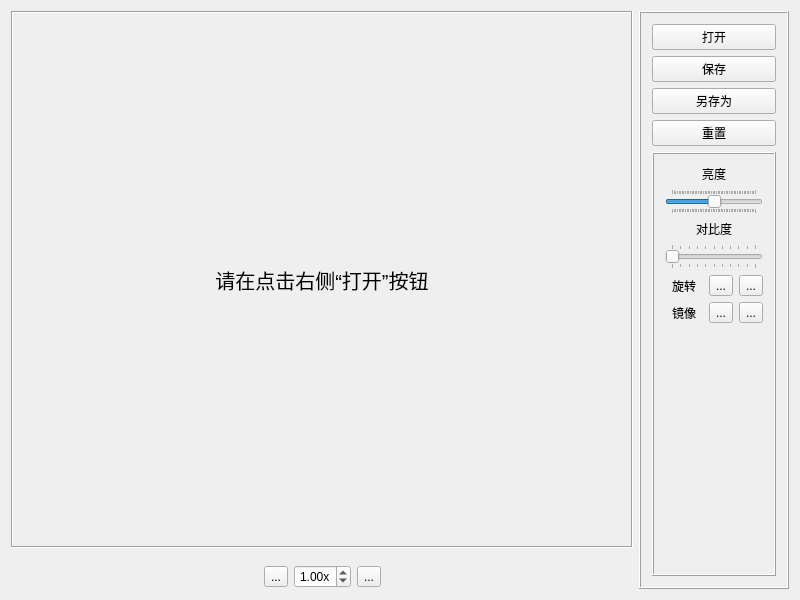
<?xml version="1.0" encoding="UTF-8"?>
<ui version="4.0">
 <class>MainWindow</class>
 <widget class="QMainWindow" name="MainWindow">
  <property name="geometry">
   <rect>
    <x>0</x>
    <y>0</y>
    <width>800</width>
    <height>600</height>
   </rect>
  </property>
  <property name="minimumSize">
   <size>
    <width>800</width>
    <height>600</height>
   </size>
  </property>
  <property name="windowTitle">
   <string>MainWindow</string>
  </property>
  <widget class="QWidget" name="centralWidget">
   <layout class="QHBoxLayout" name="horizontalLayout" stretch="3,1">
    <item>
     <layout class="QVBoxLayout" name="verticalLayoutImage">
      <property name="leftMargin">
       <number>0</number>
      </property>
      <item>
       <widget class="QScrollArea" name="scrollArea">
        <property name="frameShape">
         <enum>QFrame::Box</enum>
        </property>
        <property name="widgetResizable">
         <bool>true</bool>
        </property>
        <widget class="QWidget" name="scrollAreaWidgetContents">
         <property name="geometry">
          <rect>
           <x>0</x>
           <y>0</y>
           <width>615</width>
           <height>528</height>
          </rect>
         </property>
         <layout class="QGridLayout" name="gridLayout_3">
          <item row="0" column="0">
           <widget class="QLabel" name="labelImage">
            <property name="styleSheet">
             <string notr="true">font-size: 20px;
font-family: &quot;微软雅黑&quot;;</string>
            </property>
            <property name="text">
             <string>请在点击右侧“打开”按钮</string>
            </property>
            <property name="alignment">
             <set>Qt::AlignCenter</set>
            </property>
           </widget>
          </item>
         </layout>
        </widget>
       </widget>
      </item>
      <item>
       <widget class="QWidget" name="widgetZoom" native="true">
        <layout class="QHBoxLayout" name="horizontalLayout_3">
         <property name="bottomMargin">
          <number>1</number>
         </property>
         <item>
          <spacer name="horizontalSpacer_3">
           <property name="orientation">
            <enum>Qt::Horizontal</enum>
           </property>
           <property name="sizeHint" stdset="0">
            <size>
             <width>40</width>
             <height>20</height>
            </size>
           </property>
          </spacer>
         </item>
         <item>
          <widget class="QToolButton" name="toolButtonZoomOut">
           <property name="text">
            <string>...</string>
           </property>
          </widget>
         </item>
         <item>
          <widget class="QDoubleSpinBox" name="doubleSpinBoxZoom">
           <property name="alignment">
            <set>Qt::AlignCenter</set>
           </property>
           <property name="suffix">
            <string>x</string>
           </property>
           <property name="decimals">
            <number>2</number>
           </property>
           <property name="minimum">
            <double>0.010000000000000</double>
           </property>
           <property name="maximum">
            <double>3.000000000000000</double>
           </property>
           <property name="singleStep">
            <double>0.010000000000000</double>
           </property>
           <property name="value">
            <double>1.000000000000000</double>
           </property>
          </widget>
         </item>
         <item>
          <widget class="QToolButton" name="toolButtonZoomIn">
           <property name="text">
            <string>...</string>
           </property>
          </widget>
         </item>
         <item>
          <spacer name="horizontalSpacer_4">
           <property name="orientation">
            <enum>Qt::Horizontal</enum>
           </property>
           <property name="sizeHint" stdset="0">
            <size>
             <width>40</width>
             <height>20</height>
            </size>
           </property>
          </spacer>
         </item>
        </layout>
       </widget>
      </item>
     </layout>
    </item>
    <item>
     <widget class="QFrame" name="verticalFrameControl">
      <property name="maximumSize">
       <size>
        <width>150</width>
        <height>16777215</height>
       </size>
      </property>
      <property name="frameShape">
       <enum>QFrame::Box</enum>
      </property>
      <property name="frameShadow">
       <enum>QFrame::Raised</enum>
      </property>
      <layout class="QVBoxLayout" name="verticalLayoutControl">
       <item>
        <widget class="QPushButton" name="pushButtonOpen">
         <property name="text">
          <string>打开</string>
         </property>
        </widget>
       </item>
       <item>
        <widget class="QPushButton" name="pushButtonSave">
         <property name="text">
          <string>保存</string>
         </property>
        </widget>
       </item>
       <item>
        <widget class="QPushButton" name="pushButtonSaveAs">
         <property name="text">
          <string>另存为</string>
         </property>
        </widget>
       </item>
       <item>
        <widget class="QPushButton" name="pushButtonReset">
         <property name="text">
          <string>重置</string>
         </property>
        </widget>
       </item>
       <item>
        <widget class="QFrame" name="frameControl">
         <property name="frameShape">
          <enum>QFrame::Box</enum>
         </property>
         <property name="frameShadow">
          <enum>QFrame::Raised</enum>
         </property>
         <layout class="QGridLayout" name="gridLayout">
          <item row="3" column="0">
           <widget class="QSlider" name="horizontalSliderContrast">
            <property name="minimum">
             <number>0</number>
            </property>
            <property name="maximum">
             <number>100</number>
            </property>
            <property name="value">
             <number>0</number>
            </property>
            <property name="sliderPosition">
             <number>0</number>
            </property>
            <property name="tracking">
             <bool>true</bool>
            </property>
            <property name="orientation">
             <enum>Qt::Horizontal</enum>
            </property>
            <property name="invertedControls">
             <bool>false</bool>
            </property>
            <property name="tickPosition">
             <enum>QSlider::TicksBothSides</enum>
            </property>
           </widget>
          </item>
          <item row="1" column="0">
           <widget class="QSlider" name="horizontalSliderBrightness">
            <property name="minimum">
             <number>-255</number>
            </property>
            <property name="maximum">
             <number>255</number>
            </property>
            <property name="value">
             <number>0</number>
            </property>
            <property name="tracking">
             <bool>true</bool>
            </property>
            <property name="orientation">
             <enum>Qt::Horizontal</enum>
            </property>
            <property name="invertedAppearance">
             <bool>false</bool>
            </property>
            <property name="tickPosition">
             <enum>QSlider::TicksBothSides</enum>
            </property>
           </widget>
          </item>
          <item row="0" column="0">
           <widget class="QLabel" name="labelBrightness">
            <property name="text">
             <string>亮度</string>
            </property>
            <property name="alignment">
             <set>Qt::AlignCenter</set>
            </property>
           </widget>
          </item>
          <item row="5" column="0">
           <spacer name="verticalSpacer">
            <property name="orientation">
             <enum>Qt::Vertical</enum>
            </property>
            <property name="sizeHint" stdset="0">
             <size>
              <width>20</width>
              <height>40</height>
             </size>
            </property>
           </spacer>
          </item>
          <item row="2" column="0">
           <widget class="QLabel" name="labelContrast">
            <property name="text">
             <string>对比度</string>
            </property>
            <property name="alignment">
             <set>Qt::AlignCenter</set>
            </property>
           </widget>
          </item>
          <item row="4" column="0">
           <layout class="QGridLayout" name="gridLayout_2">
            <item row="1" column="0">
             <widget class="QLabel" name="labelRotate">
              <property name="text">
               <string>旋转</string>
              </property>
              <property name="alignment">
               <set>Qt::AlignCenter</set>
              </property>
             </widget>
            </item>
            <item row="1" column="1">
             <widget class="QToolButton" name="toolButtonRotateLeft">
              <property name="text">
               <string>...</string>
              </property>
             </widget>
            </item>
            <item row="1" column="2">
             <widget class="QToolButton" name="toolButtonRotateRight">
              <property name="text">
               <string>...</string>
              </property>
             </widget>
            </item>
            <item row="2" column="0">
             <widget class="QLabel" name="labelMirror">
              <property name="text">
               <string>镜像</string>
              </property>
              <property name="alignment">
               <set>Qt::AlignCenter</set>
              </property>
             </widget>
            </item>
            <item row="2" column="1">
             <widget class="QToolButton" name="toolButtonMirrorHorizontal">
              <property name="text">
               <string>...</string>
              </property>
             </widget>
            </item>
            <item row="2" column="2">
             <widget class="QToolButton" name="toolButtonMirrorVertical">
              <property name="text">
               <string>...</string>
              </property>
             </widget>
            </item>
           </layout>
          </item>
         </layout>
        </widget>
       </item>
      </layout>
     </widget>
    </item>
   </layout>
  </widget>
 </widget>
 <layoutdefault spacing="6" margin="11"/>
 <resources/>
 <connections/>
</ui>
